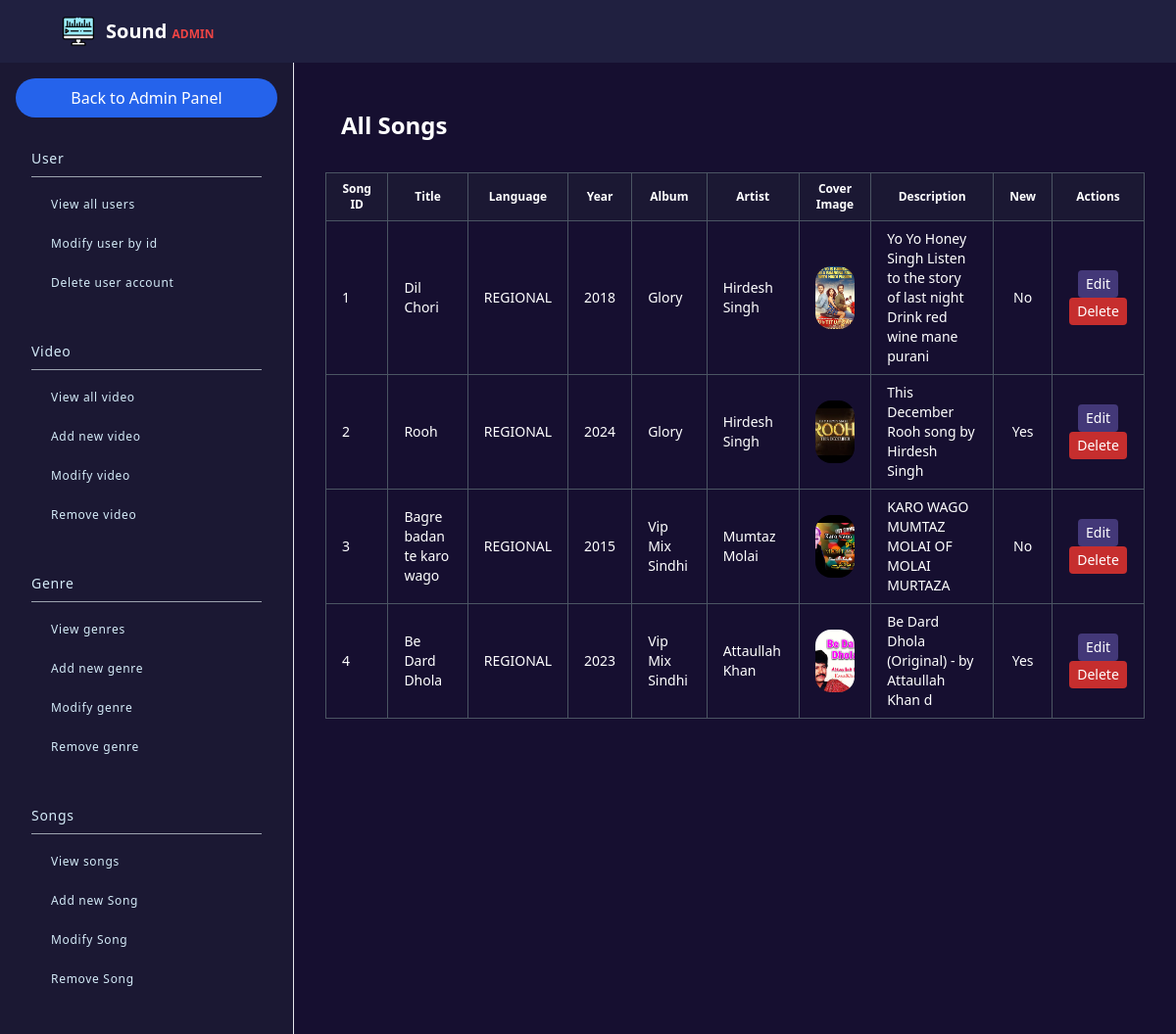
Page /admin/route/music/view.music.php (signed in) on the committed database.
### tables this page shows
CREATE TABLE `music` (
  `music_id` int(11) NOT NULL,
  `title` varchar(100) NOT NULL,
  `language` enum('ENGLISH','REGIONAL') NOT NULL,
  `year` year(4) NOT NULL,
  `album_id` int(11) NOT NULL,
  `artist_id` int(11) NOT NULL,
  `file_path` varchar(255) NOT NULL,
  `cover_image` varchar(255) DEFAULT NULL,
  `description` text DEFAULT NULL,
  `is_new` tinyint(1) DEFAULT 1,
  `created_at` datetime DEFAULT current_timestamp()
);

CREATE TABLE `albums` (
  `album_id` int(11) NOT NULL,
  `name` varchar(100) NOT NULL,
  `release_year` int(11) DEFAULT NULL,
  `description` text DEFAULT NULL,
  `cover_image` varchar(255) DEFAULT NULL
);

CREATE TABLE `artists` (
  `artist_id` int(11) NOT NULL,
  `name` varchar(100) NOT NULL,
  `bio` text DEFAULT NULL,
  `image_url` varchar(255) DEFAULT NULL
);

### admin/route/music/view.music.php (the view, shortened to what this page needs)
<?php
include_once("../../includes/header.admin.php");
include_once("../../../config.php");
$songs = [];
$sql = "SELECT music.music_id, music.title, music.language, music.year, albums.name AS album,
        artists.name AS artist, music.cover_image, music.description, music.is_new
        FROM music
        JOIN albums ON music.album_id = albums.album_id
        JOIN artists ON music.artist_id = artists.artist_id";
$result = $conn->query($sql);
if ($result && $result->num_rows > 0) {
    while ($row = $result->fetch_assoc()) {
        $songs[] = $row;
    }
}
?>
<main class="w-full h-full bg-[#160F30] p-8 text-white">
    <h1 class="text-2xl font-bold mb-4 p-4">All Songs</h1>
    <table class="w-full table-auto border-collapse border border-gray-600">
        <thead>
            <tr class="bg-[#1B1833] text-white text-xs">
                <th class="border border-gray-600 px-4 py-2">Song ID</th>
                <th class="border border-gray-600 px-4 py-2">Title</th>
                <th class="border border-gray-600 px-4 py-2">Language</th>
                <th class="border border-gray-600 px-4 py-2">Year</th>
                <th class="border border-gray-600 px-4 py-2">Album</th>
                <th class="border border-gray-600 px-4 py-2">Artist</th>
                <th class="border border-gray-600 px-4 py-2">Cover Image</th>
                <th class="border border-gray-600 px-4 py-2">Description</th>
                <th class="border border-gray-600 px-4 py-2">New</th>
                <th class="border border-gray-600 px-4 py-2">Actions</th>
            </tr>
        </thead>
        <tbody>
            <?php if (empty($songs)): ?>
            <tr>
                <td colspan="10" class="text-center border border-gray-600 px-4 py-8 text-sm text-gray-300">
                    No songs found.
                </td>
            </tr>
            <?php else: ?>
            <?php foreach ($songs as $song): ?>
            <tr class="hover:bg-[#4B4376] text-sm">
                <td class="border border-gray-600 px-4 py-2"><?= $song['music_id']; ?></td>
                <td class="border border-gray-600 px-4 py-2"><?= htmlspecialchars($song['title']); ?></td>
                <td class="border border-gray-600 px-4 py-2"><?= $song['language']; ?></td>
                <td class="border border-gray-600 px-4 py-2"><?= $song['year']; ?></td>
                <td class="border border-gray-600 px-4 py-2"><?= htmlspecialchars($song['album']); ?></td>
                <td class="border border-gray-600 px-4 py-2"><?= htmlspecialchars($song['artist']); ?></td>
                <td class="border border-gray-600 px-4 py-2">
                    <?php if ($song['cover_image']): ?>
                    <img src="../../../assets/media/images/<?= htmlspecialchars($song['cover_image']); ?>"
                        alt="Cover Image" class="w-16 h-16 object-cover rounded-2xl">
                    <?php else: ?>
                    N/A
                    <?php endif; ?>
                </td>
                <td class="border border-gray-600 px-4 py-2"><?= nl2br(htmlspecialchars($song['description'])); ?></td>
                <td class="border border-gray-600 px-4 py-2 text-center"><?= $song['is_new'] ? "Yes" : "No"; ?></td>
                <td class="border border-gray-600 px-4 py-2 text-center">
                    <form method="GET" action="./modify.music.php" class="inline-block">
                        <button type="submit"
                            class="transition duration-300 bg-[#433878] hover:bg-[#7E60BF] text-white py-1 px-2 rounded">Edit</button>
                    </form>
                    <form method="GET" action="./remove.music.php" class="inline-block">
                        <button type="submit"
                            class="transition duration-300 bg-[#C62E2E] hover:bg-[#F95454] text-white py-1 px-2 rounded">Delete</button>
                    </form>
                </td>
            </tr>
            <?php endforeach; ?>
            <?php endif; ?>
        </tbody>
    </table>
</main>
</body>
</html>

### rows in the picture
music: music_id "1", title "Dil Chori", language "REGIONAL", year "2018", album.name "Glory", artist.name "Hirdesh Singh", cover_image (picture), description "Yo Yo Honey Singh Listen to the story of last night Drink red wine mane purani", is_new "No"
music: music_id "2", title "Rooh", language "REGIONAL", year "2024", album.name "Glory", artist.name "Hirdesh Singh", cover_image (picture), description "This December Rooh song by Hirdesh Singh", is_new "Yes"
music: music_id "3", title "Bagre badan te karo wago", language "REGIONAL", year "2015", album.name "Vip Mix Sindhi", artist.name "Mumtaz Molai", cover_image (picture), description "KARO WAGO MUMTAZ MOLAI OF MOLAI MURTAZA", is_new "No"
music: music_id "4", title "Be Dard Dhola", language "REGIONAL", year "2023", album.name "Vip Mix Sindhi", artist.name "Attaullah Khan", cover_image (picture), description "Be Dard Dhola (Original) - by Attaullah Khan d", is_new "Yes"
